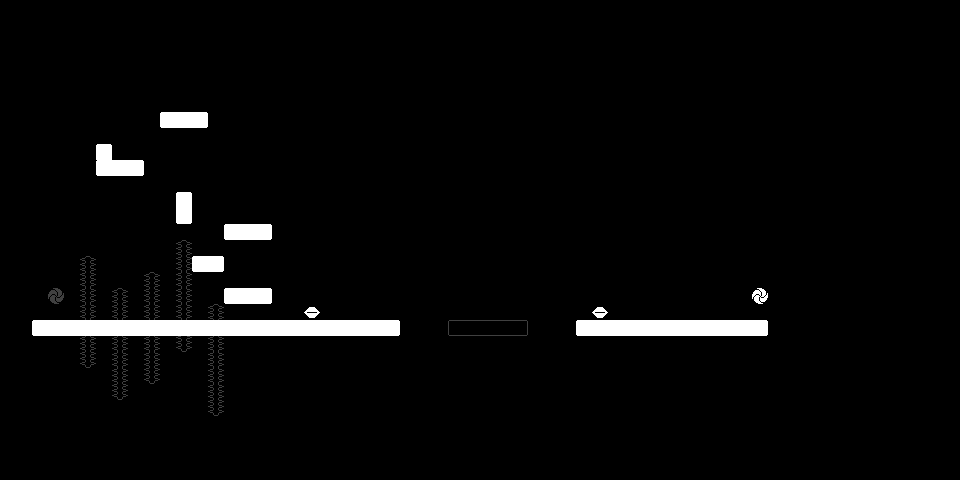

The image is a tile-based game level rendered from a .tmx file. Its description and source (layers, tilesets, objects; grid data summarised) follow:
An orthogonal 60x30 tile map with 16x16 px tiles, 1 tile layer (Tile Layer 1) and 2 objects.

<map version="1.0" orientation="orthogonal" renderorder="right-down" width="60" height="30" tilewidth="16" tileheight="16" nextobjectid="3">
 <tileset firstgid="1" name="TileSheet" tilewidth="16" tileheight="16" tilecount="240">
  <image source="../TileSheet.png" width="320" height="192" />
 </tileset>
 <layer name="Tile Layer 1" width="60" height="30">
  <data>[1800 cells, 1800 non-empty, 15 distinct tile ids]</data>
 </layer>
 <objectgroup name="Object Layer 1">
  <object id="1" gid="218" x="272" y="352" width="16" height="16">
   <properties>
    <property name="bitmap" value="Stage3Sign1" />
    <property name="distance" value="48" />
    <property name="type" value="Sign" />
   </properties>
  </object>
  <object id="2" gid="218" x="400" y="272" width="16" height="16">
   <properties>
    <property name="bitmap" value="Stage3Sign2" />
    <property name="distance" value="64" />
    <property name="invertReq" value="-1" />
    <property name="type" value="Sign" />
   </properties>
  </object>
 </objectgroup>
</map>
